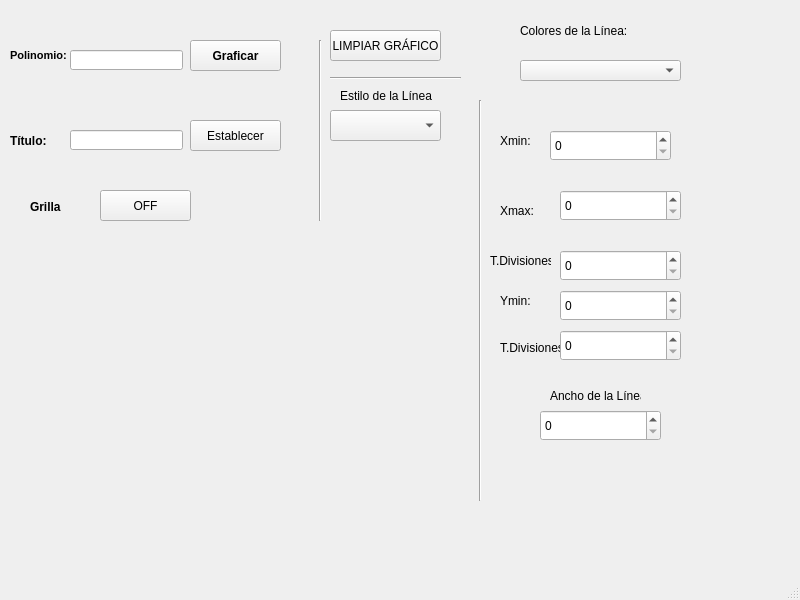
<?xml version="1.0" encoding="UTF-8"?>
<ui version="4.0">
 <class>MainWindow</class>
 <widget class="QMainWindow" name="MainWindow">
  <property name="geometry">
   <rect>
    <x>0</x>
    <y>0</y>
    <width>800</width>
    <height>600</height>
   </rect>
  </property>
  <property name="windowTitle">
   <string>MainWindow</string>
  </property>
  <widget class="QWidget" name="centralwidget">
   <widget class="QLabel" name="label">
    <property name="geometry">
     <rect>
      <x>500</x>
      <y>130</y>
      <width>51</width>
      <height>21</height>
     </rect>
    </property>
    <property name="text">
     <string>Xmin:</string>
    </property>
   </widget>
   <widget class="QLabel" name="label_2">
    <property name="geometry">
     <rect>
      <x>500</x>
      <y>200</y>
      <width>51</width>
      <height>21</height>
     </rect>
    </property>
    <property name="text">
     <string>Xmax:</string>
    </property>
   </widget>
   <widget class="QLabel" name="label_3">
    <property name="geometry">
     <rect>
      <x>490</x>
      <y>250</y>
      <width>61</width>
      <height>21</height>
     </rect>
    </property>
    <property name="text">
     <string>T.Divisiones:</string>
    </property>
   </widget>
   <widget class="QLabel" name="label_4">
    <property name="geometry">
     <rect>
      <x>500</x>
      <y>290</y>
      <width>41</width>
      <height>21</height>
     </rect>
    </property>
    <property name="text">
     <string>Ymin:</string>
    </property>
   </widget>
   <widget class="QLabel" name="label_5">
    <property name="geometry">
     <rect>
      <x>500</x>
      <y>340</y>
      <width>61</width>
      <height>16</height>
     </rect>
    </property>
    <property name="text">
     <string>T.Divisiones</string>
    </property>
   </widget>
   <widget class="QLabel" name="label_6">
    <property name="geometry">
     <rect>
      <x>550</x>
      <y>380</y>
      <width>91</width>
      <height>31</height>
     </rect>
    </property>
    <property name="text">
     <string>Ancho de la Línea</string>
    </property>
   </widget>
   <widget class="QLabel" name="label_7">
    <property name="geometry">
     <rect>
      <x>520</x>
      <y>10</y>
      <width>151</width>
      <height>41</height>
     </rect>
    </property>
    <property name="text">
     <string>Colores de la Línea:</string>
    </property>
   </widget>
   <widget class="QComboBox" name="combo_coloreslinea">
    <property name="geometry">
     <rect>
      <x>520</x>
      <y>60</y>
      <width>161</width>
      <height>21</height>
     </rect>
    </property>
   </widget>
   <widget class="QLabel" name="label_8">
    <property name="geometry">
     <rect>
      <x>340</x>
      <y>80</y>
      <width>101</width>
      <height>31</height>
     </rect>
    </property>
    <property name="text">
     <string>Estilo de la Línea</string>
    </property>
   </widget>
   <widget class="QComboBox" name="combo_estilolinea">
    <property name="geometry">
     <rect>
      <x>330</x>
      <y>110</y>
      <width>111</width>
      <height>31</height>
     </rect>
    </property>
   </widget>
   <widget class="QPushButton" name="btn_limpiar">
    <property name="geometry">
     <rect>
      <x>330</x>
      <y>30</y>
      <width>111</width>
      <height>31</height>
     </rect>
    </property>
    <property name="text">
     <string>LIMPIAR GRÁFICO</string>
    </property>
   </widget>
   <widget class="QLabel" name="label_9">
    <property name="geometry">
     <rect>
      <x>10</x>
      <y>40</y>
      <width>71</width>
      <height>31</height>
     </rect>
    </property>
    <property name="font">
     <font>
      <pointsize>8</pointsize>
      <weight>75</weight>
      <bold>true</bold>
     </font>
    </property>
    <property name="text">
     <string>Polinomio:</string>
    </property>
   </widget>
   <widget class="QLabel" name="label_10">
    <property name="geometry">
     <rect>
      <x>10</x>
      <y>130</y>
      <width>71</width>
      <height>21</height>
     </rect>
    </property>
    <property name="font">
     <font>
      <weight>75</weight>
      <bold>true</bold>
     </font>
    </property>
    <property name="text">
     <string>Título:</string>
    </property>
   </widget>
   <widget class="QSpinBox" name="spin_xmin">
    <property name="geometry">
     <rect>
      <x>550</x>
      <y>130</y>
      <width>121</width>
      <height>31</height>
     </rect>
    </property>
   </widget>
   <widget class="QSpinBox" name="spin_xmax">
    <property name="geometry">
     <rect>
      <x>560</x>
      <y>190</y>
      <width>121</width>
      <height>31</height>
     </rect>
    </property>
   </widget>
   <widget class="QSpinBox" name="spin_xdivisiones">
    <property name="geometry">
     <rect>
      <x>560</x>
      <y>250</y>
      <width>121</width>
      <height>31</height>
     </rect>
    </property>
   </widget>
   <widget class="QSpinBox" name="spin_ymin">
    <property name="geometry">
     <rect>
      <x>560</x>
      <y>290</y>
      <width>121</width>
      <height>31</height>
     </rect>
    </property>
   </widget>
   <widget class="QSpinBox" name="spin_ydiviones">
    <property name="geometry">
     <rect>
      <x>560</x>
      <y>330</y>
      <width>121</width>
      <height>31</height>
     </rect>
    </property>
   </widget>
   <widget class="QSpinBox" name="spin_ancholinea">
    <property name="geometry">
     <rect>
      <x>540</x>
      <y>410</y>
      <width>121</width>
      <height>31</height>
     </rect>
    </property>
   </widget>
   <widget class="QPushButton" name="btn_grilla">
    <property name="geometry">
     <rect>
      <x>100</x>
      <y>190</y>
      <width>91</width>
      <height>31</height>
     </rect>
    </property>
    <property name="text">
     <string>OFF</string>
    </property>
   </widget>
   <widget class="QPushButton" name="btn_graficar">
    <property name="geometry">
     <rect>
      <x>190</x>
      <y>40</y>
      <width>91</width>
      <height>31</height>
     </rect>
    </property>
    <property name="font">
     <font>
      <weight>75</weight>
      <bold>true</bold>
     </font>
    </property>
    <property name="text">
     <string>Graficar</string>
    </property>
   </widget>
   <widget class="QPushButton" name="btn_establecer">
    <property name="geometry">
     <rect>
      <x>190</x>
      <y>120</y>
      <width>91</width>
      <height>31</height>
     </rect>
    </property>
    <property name="text">
     <string>Establecer</string>
    </property>
   </widget>
   <widget class="Line" name="line">
    <property name="geometry">
     <rect>
      <x>470</x>
      <y>100</y>
      <width>20</width>
      <height>401</height>
     </rect>
    </property>
    <property name="orientation">
     <enum>Qt::Vertical</enum>
    </property>
   </widget>
   <widget class="Line" name="line_2">
    <property name="geometry">
     <rect>
      <x>330</x>
      <y>70</y>
      <width>131</width>
      <height>16</height>
     </rect>
    </property>
    <property name="orientation">
     <enum>Qt::Horizontal</enum>
    </property>
   </widget>
   <widget class="Line" name="line_3">
    <property name="geometry">
     <rect>
      <x>310</x>
      <y>40</y>
      <width>20</width>
      <height>181</height>
     </rect>
    </property>
    <property name="orientation">
     <enum>Qt::Vertical</enum>
    </property>
   </widget>
   <widget class="QWidget" name="verticalLayoutWidget">
    <property name="geometry">
     <rect>
      <x>80</x>
      <y>280</y>
      <width>321</width>
      <height>201</height>
     </rect>
    </property>
    <layout class="QVBoxLayout" name="verticalLayout"/>
   </widget>
   <widget class="QLineEdit" name="line_polinomio">
    <property name="geometry">
     <rect>
      <x>70</x>
      <y>50</y>
      <width>113</width>
      <height>20</height>
     </rect>
    </property>
   </widget>
   <widget class="QLineEdit" name="line_titulo">
    <property name="geometry">
     <rect>
      <x>70</x>
      <y>130</y>
      <width>113</width>
      <height>20</height>
     </rect>
    </property>
   </widget>
   <widget class="QLabel" name="label_11">
    <property name="geometry">
     <rect>
      <x>30</x>
      <y>200</y>
      <width>47</width>
      <height>13</height>
     </rect>
    </property>
    <property name="font">
     <font>
      <weight>75</weight>
      <bold>true</bold>
     </font>
    </property>
    <property name="text">
     <string>Grilla</string>
    </property>
   </widget>
  </widget>
  <widget class="QMenuBar" name="menubar">
   <property name="geometry">
    <rect>
     <x>0</x>
     <y>0</y>
     <width>800</width>
     <height>21</height>
    </rect>
   </property>
  </widget>
  <widget class="QStatusBar" name="statusbar"/>
 </widget>
 <resources/>
 <connections/>
</ui>
